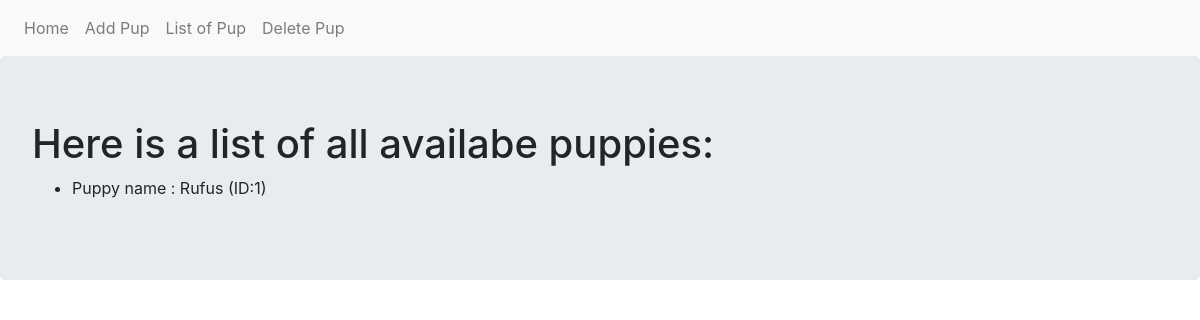
/list, run on an earlier commit of the app's database.
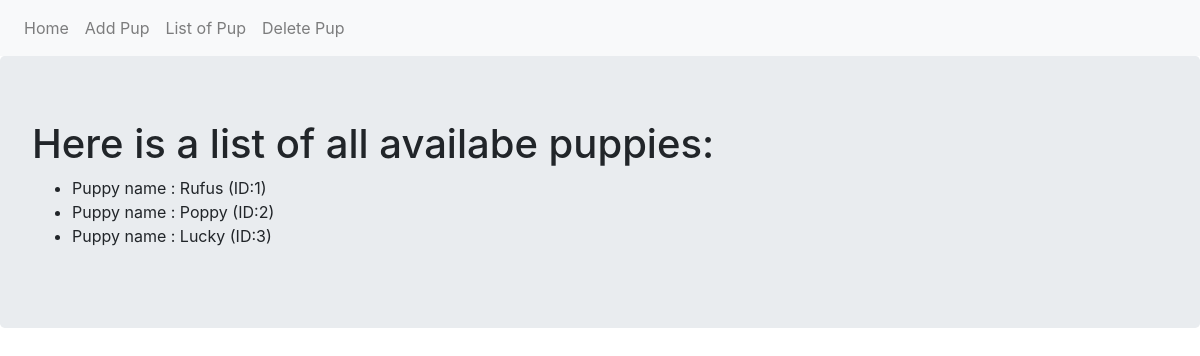
And on a later commit of the database.
### ex_db_views_1.py (models this page shows, shortened)
class Puppy(db.Model):
    __tablename__ = 'puppies'
    id = db.Column(db.Integer, primary_key=True)
    name = db.Column(db.Text)
    def __repr__(self):
        return f"Puppy name : {self.name}"

### ex_db_views_1.py (the view)
@app.route('/list', methods=['GET', 'POST'])
def list_pup():
    puppies = Puppy.query.all()
    return render_template('list.html', puppies=puppies)

### templates/list.html
{% extends "base.html" %}
{% block content %}
<div class="jumbotron">
  <h1>Here is a list of all availabe puppies: </h1>
  <ul>
    {% for pup in puppies %}
        <li>{{pup}} (ID:{{pup.id}})</li>
    {% endfor %}
  </ul>
</div>
{% endblock %}

### templates/base.html (shortened to what this page needs)
<!DOCTYPE html>
<html lang="en" dir="ltr">
  <head>
    <link rel="stylesheet" href="https://stackpath.bootstrapcdn.com/bootstrap/4.3.1/css/bootstrap.min.css">
  </head>
  <body>
    <nav class="navbar navbar-expand-lg navbar-light bg-light">
      <div class="navbar-nav">
        <a class="nav-item nav-link" href="{{url_for('index')}}">Home</a>
        <a class="nav-item nav-link" href="{{url_for('add_pup')}}">Add Pup</a>
        <a class="nav-item nav-link" href="{{url_for('list_pup')}}">List of Pup</a>
        <a class="nav-item nav-link" href="{{url_for('del_pup')}}">Delete Pup</a>
      </div>
    </nav>
    {% block content %}
    {% endblock %}
  </body>
</html>

What changed in the data, as far as the page shows it:
added Puppy: name "Puppy name : Poppy", id "2"
added Puppy: name "Puppy name : Lucky", id "3"
